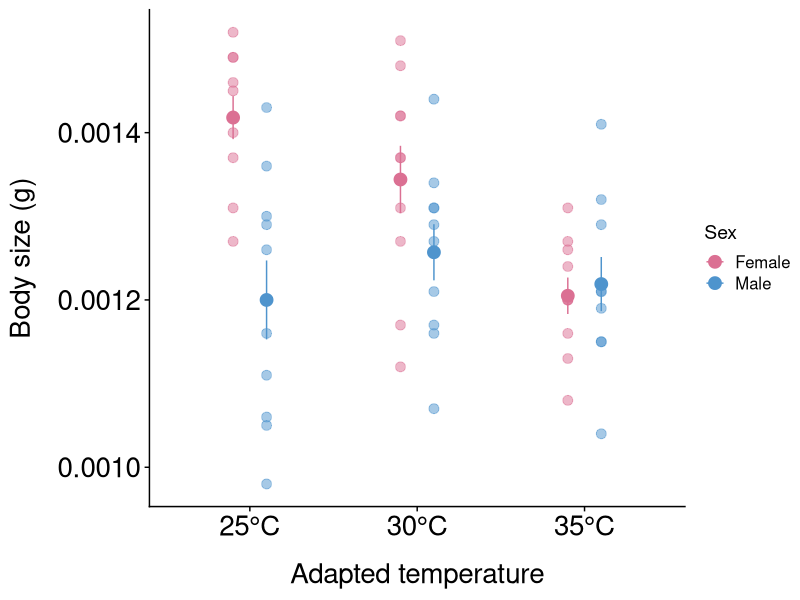
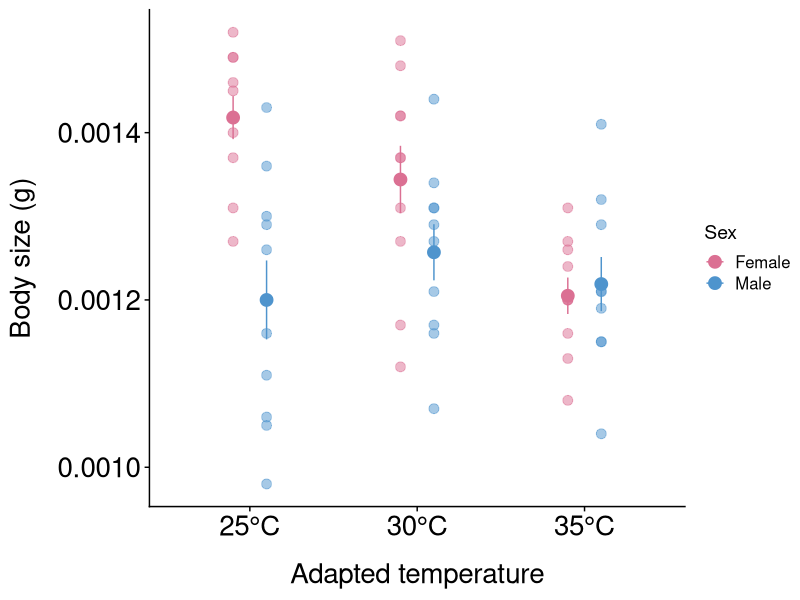
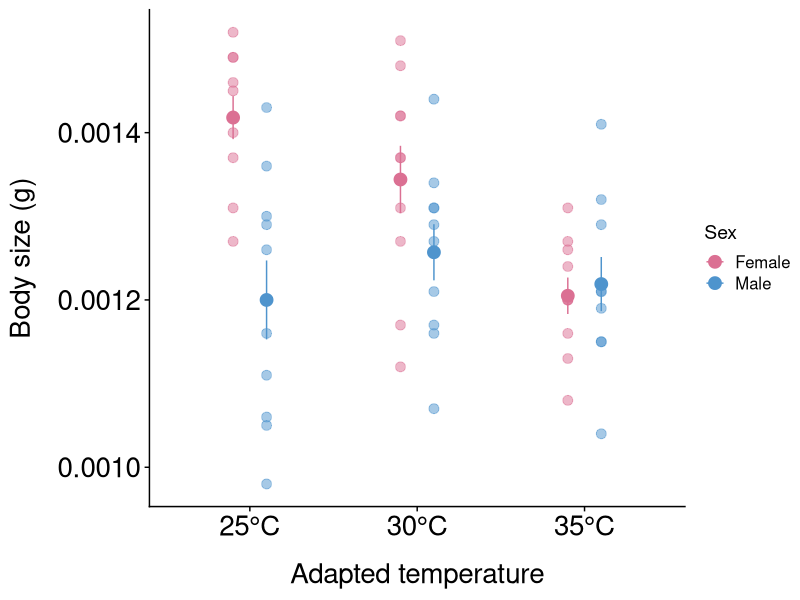

Write the R code that produced these figures, in order.
#TESS SAYS: remove this and use the code below to get the data in
#setwd("/Users/taresa/Documents/R stuff/TaresaHeatwave/Data")

#load the packages that I need for this code
library(ggplot2)
library(tidyverse)
library(cowplot)
library(ggpubr)

#Tess's ggplot theme
theme_tess <- function () { 
  theme_cowplot()+ #cowplot is an existing nice looking plot type thing
    theme(axis.title.y = element_text(margin = margin(t = 0, r = 15, b = 0, l = 0)))+
    theme(axis.title.x = element_text(margin = margin(t = 15, r = 0, b = 0, l = 0)))+
    theme(axis.text.x=element_text(size=20))+
    theme(axis.text.y=element_text(size=20))+
    theme(axis.title.x=element_text(size=20))+
    theme(axis.title.y=element_text(size=20))+
    theme(plot.title = element_text(hjust = 0.5,size=20))+
    theme(axis.title.y=element_text(size=20))
}

#TESS SAYS: I changed this so that it should now open on both our computers
data <-read.csv("./data/preheatwavebodysize.csv",stringsAsFactors = FALSE,
                strip.white = TRUE, na.strings = c("NA",""))


data$adapted_temp<-as.factor(data$adapted_temp) #make adapted temp into a factor so we can color code by it in the plot


##MAIN PLOT

# Then calculate summary stats only on the filtered data
summary_data <- data %>%
  group_by(adapted_temp, sex) %>%
  summarise(mean = mean(weight),
            n=n(),
            sd = sd(weight),
            se = sd / sqrt(n))

summary_data$group_id <- interaction(summary_data$adapted_temp, summary_data$sex)
data$group_id <- interaction(data$adapted_temp, data$sex)


p <- ggplot(summary_data, aes(x = adapted_temp, y = mean, color = sex)) +
  geom_point(size = 4, position = position_dodge(width = 0.4)) +
  scale_x_discrete(expand = c(0.9, 2)) +
  geom_jitter(data = data,
              aes(x = adapted_temp, y = weight, color = sex),
              position = position_jitterdodge(jitter.width = 0, dodge.width = 0.4), 
              size = 3, alpha = 0.5) +
  geom_errorbar(aes(ymin = mean - se, ymax = mean + se),
                position = position_dodge(width = 0.4),
                width = 0) +
  scale_color_manual(
    values = c("f" = "palevioletred", "m" = "steelblue3"),   # or whatever colors you like
    labels = c("f" = "Female", "m" = "Male"),
    name = "Sex")+
  xlab("Adapted temperature") +
  ylab("Body size (g)") +
  scale_x_discrete (breaks = c("25", "30", "35"), labels = c("25°C", "30°C", "35°C"))+
  theme_tess()

windows();p #TESS SAYS: if you have a pc this opens the plot in an actual new window

print(p) #this opens the plot in a new window
ggsave(file="Figures/Taresabodysizefigure.pdf", p, width = 22, 
       height = 22, units = "cm") #close the file before you save
